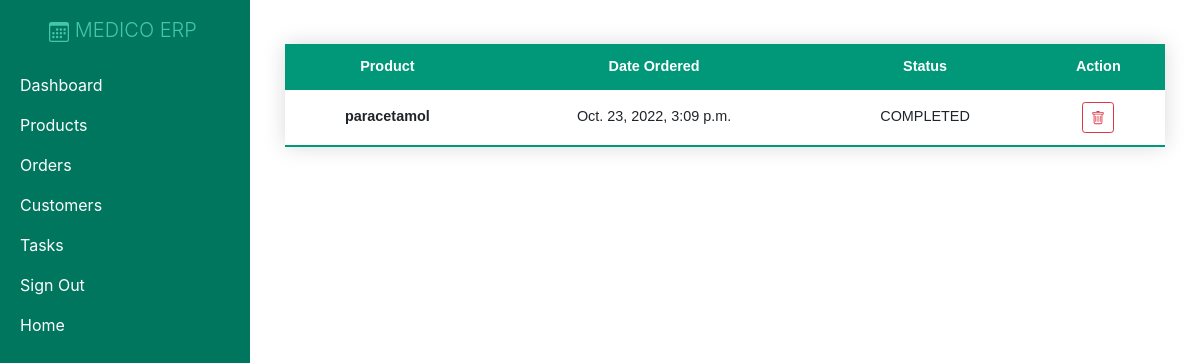
/customer_orders/3/, run on the app's committed database.
### crm/models.py (models this page shows)
class Order(models.Model):
    customer = models.ForeignKey(Customer, null=True, on_delete= models.CASCADE)
    product = models.ForeignKey(Product, null=True, on_delete= models.CASCADE)
    date_created = models.DateTimeField(auto_now_add=True, null=True)
    status = models.CharField(max_length=200, null=True, choices=(
        ('CANCELED','CANCELED'),
        ('COMPLETED','COMPLETED'),
        ('REFUNDED','REFUNDED'),
        ('PENDING PAYMENT','PENDING PAYMENT'),
    ))

class Product(models.Model):
    name = models.CharField(max_length=200, null=True)
    cost = models.FloatField(null=True)
    vendor = models.CharField(max_length=200, null=True)
    discount = models.IntegerField(default=0)
    date_created = models.DateTimeField(auto_now_add=True, null=True)
    product_image= models.ImageField(upload_to="images")
    def __str__(self):
        return self.name

### crm/views.py (the view)
# urls.py: path('customer_orders/<str:pk>/', views.customer_orders, name="customer_orders"),
def customer_orders(request, pk):
    customer = Customer.objects.get(id=pk)
    order = customer.order_set.all()
    total_orders = order.count()
    context = {'customer':customer,'order':order, 'total_orders':total_orders}
    return render(request,'crm/customer_orders.html', context)

### crm/templates/crm/customer_orders.html (shortened to what this page needs)
{% extends 'crm/main.html' %}
{% block content %}
<table class="my-table w-100 text-center mt-4">
    <thead>
        <tr class="text-center">
            <th scope="col">Product</th>
            <th scope="col">Date Ordered</th>
            <th scope="col">Status</th>
            <th scope="col">Action</th>
        </tr>
    </thead>
    <tbody>
        {% for o in order %}
        <tr>
            <th scope="row">{{ o.product }}</th>
            <td>{{ o.date_created }}</td>
            <td>{{ o.status }}</td>
            <td>
                <a class="btn btn-sm btn-outline-danger" data-toggle="modal" data-target="#actionModal"></a></div>
        {% endfor %}
{% endblock content %}

### static/css/main.css (style rules this page uses)
.my-table { border-collapse: collapse; font-size: 0.9em; font-family: sans-serif; min-width: 400px; box-shadow: 0 0 20px rgba(0, 0, 0, 0.15); }
.my-table thead tr { background-color: #009879; color: #ffffff; text-align: left; }
.my-table th, .my-table td { padding: 12px 15px; }
.my-table tbody tr { border-bottom: 1px solid #dddddd; }
.my-table tbody tr:last-of-type { border-bottom: 2px solid #009879; }

### data on the page
Order: product "paracetamol", date_created "Oct. 23, 2022, 3:09 p.m.", status "COMPLETED"
